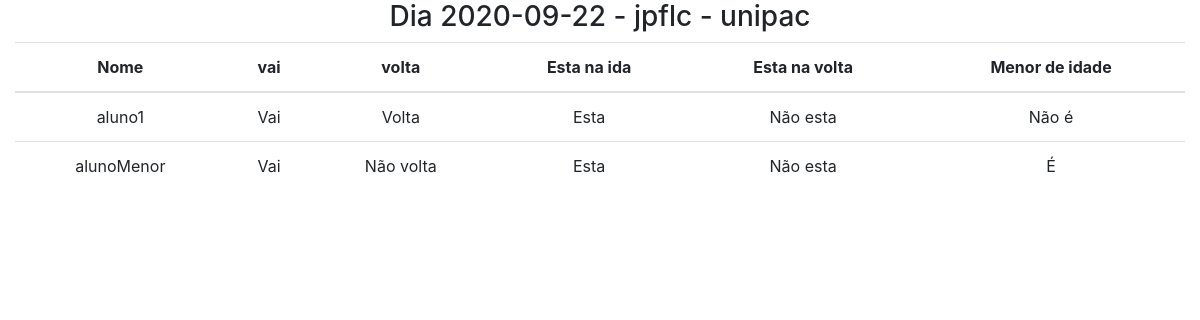
The app's page /core/aluno/turmo/diaArquivado/gerenciar/15 with its own data.
### core/models.py (models this page shows)
class Dia(models.Model):
    data = models.DateField(auto_now=False, auto_now_add=False)
    turma = models.ForeignKey(
        Turma, on_delete=models.CASCADE, related_name='%(class)s_turmas')
    ativo = models.BooleanField(blank=True, default=True)
    def __str__(self):
        return f'{self.data} - {self.turma}'

class Turma(models.Model):
    motorista = models.ForeignKey(
        custom_user,  on_delete=models.DO_NOTHING)
    alunos = models.ManyToManyField(
        custom_user, related_name='%(class)s_alunos')
    nome = models.CharField(max_length=100, default="")
    local = LocationField(default=(0, 0), null=False, map_attrs={
        "style": "mapbox://styles/mapbox/outdoors-v11",
        "zoom": 13,
        "center": [17.031645, 51.106715],
        "cursor_style": 'pointer',
        "marker_color": "red",
        "rotate": False,
        "geocoder": True,
        "fullscreen_button": True,
        "navigation_buttons": True,
        "track_location_button": True,
        "readonly": True,
        "placeholder": "Pick a location on map below", })
    def __str__(self):
        return f'{self.motorista} - {self.nome}'

class Aluno(models.Model):
    dia = models.ForeignKey(Dia, on_delete=models.CASCADE,
                            related_name='%(class)s_dias', null=False, blank=False, default=1)
    usuario = models.ForeignKey(
        custom_user,  on_delete=models.CASCADE)
    menor_de_idade = models.BooleanField(default=False)
    vai = models.BooleanField(default=True)
    volta = models.BooleanField(default=True)
    esta_na_ida = models.BooleanField(default=False)
    esta_na_volta = models.BooleanField(default=False)

### users/models.py (models this page shows)
class custom_user(AbstractUser):
    permissao = models.IntegerField(default=2)
    telefone = models.CharField(max_length=50,  default='1')
    local = LocationField(default=(0, 0), null=False, map_attrs={
        "style": "mapbox://styles/mapbox/outdoors-v11",
        "zoom": 13,
        "center": [17.031645, 51.106715],
        "cursor_style": 'pointer',
        "marker_color": "red",
        "rotate": False,
        "geocoder": True,
        "fullscreen_button": True,
        "navigation_buttons": True,
        "track_location_button": True,
        "readonly": True,
        "placeholder": "Pick a location on map below",
    })
    data_nascimento = models.DateField(
        auto_now=False, auto_now_add=False, null=False, blank=False, default=datetime.date.today())

### core/views.py (the view)
def core_aluno_dia_arquivado_gerenciar(request, idDia):
    dia = Dia.objects.get(id=idDia)
    alunos = Aluno.objects.filter(dia=dia)
    c = {
        'alunos': alunos,
        'dia': dia,
    }
    return render(request, 'core/turma/dia_arquivado_gerenciar.html', c)

### core/templates/core/turma/dia_arquivado_gerenciar.html (shortened to what this page needs)
{% extends 'base.html' %}
{% block conteudo %}
    <div class="row">
        <div class="col justify-content-center d-flex">
            <h3>Dia {{dia}}</h3>
        </div>
    </div>
    <div class="row">
        <div class="col">
            <table class="table text-center">
                <thead>
                    <th>Nome</th>
                    <th>vai</th>
                    <th>volta</th>
                    <th>Esta na ida</th>
                    <th>Esta na volta</th>
                    <th>Menor de idade</th>
                </thead>
                <tbody>
                    {% for aluno in alunos %}
                        <tr>
                            <td>{{aluno.usuario.username}}</td>
                            <td>
                                {% if aluno.vai %}
                                    Vai
                                {% else %}
                                    Não vai
                                {% endif %}
                            </td>
                            <td>
                                {% if aluno.volta %}
                                    Volta
                                {% else %}
                                    Não volta
                                {% endif %}
                            </td>
                            <td>
                                {% if aluno.esta_na_ida %}
                                    Esta
                                {% else %}
                                    Não esta
                                {% endif %}
                            </td>
                            <td>
                                {% if aluno.esta_na_volta %}
                                    Esta
                                {% else %}
                                    Não esta
                                {% endif %}
                            </td>
                            <td>
                                {% if aluno.menor_de_idade %}
                                    É
                                {% else %}
                                    Não é
                                {% endif %}
                            </td>
                        </tr>
                    {% endfor %}
                </tbody>
            </table>
        </div>
    </div>
{% endblock conteudo %}

### records on screen
Dia: data+turma "2020-09-22 - jpflc - unipac"
Aluno: usuario.username "aluno1", vai "Vai", volta "Volta", esta_na_ida "Esta", esta_na_volta "Não esta", menor_de_idade "Não é"
Aluno: usuario.username "alunoMenor", vai "Vai", volta "Não volta", esta_na_ida "Esta", esta_na_volta "Não esta", menor_de_idade "É"
